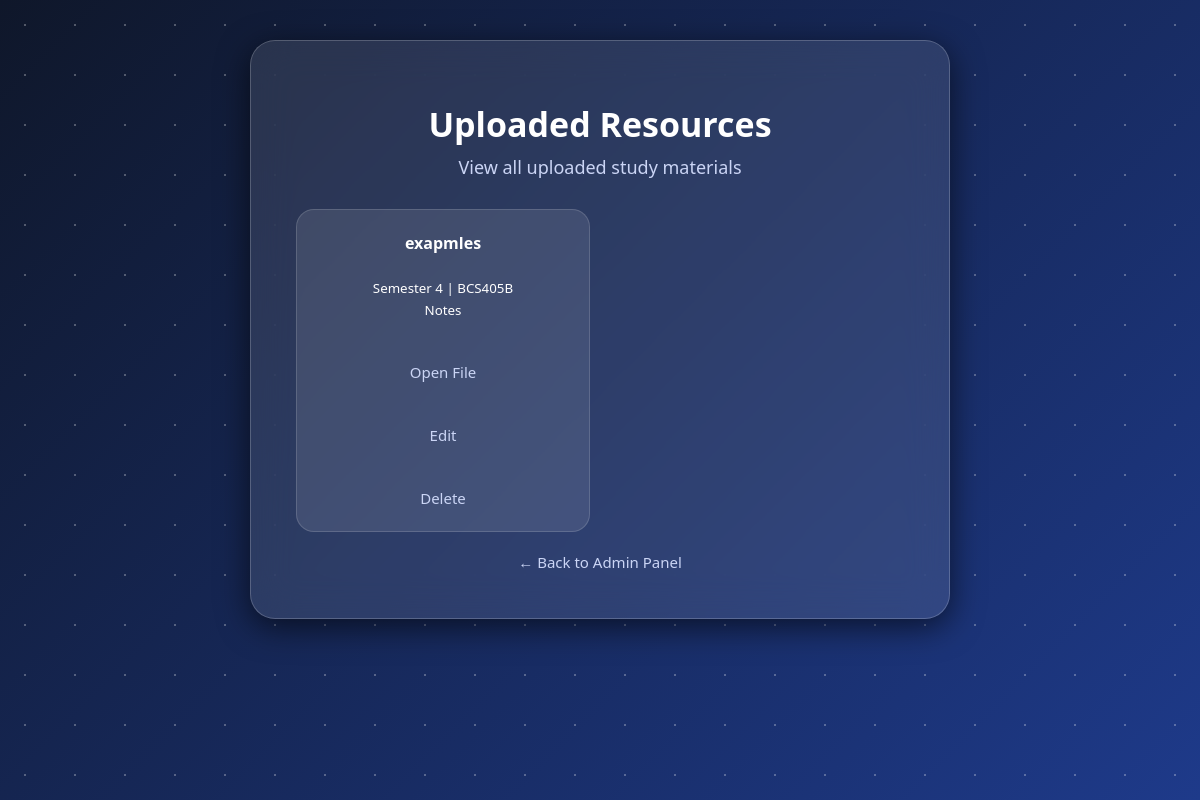
The app's page /admin-resources, older data.
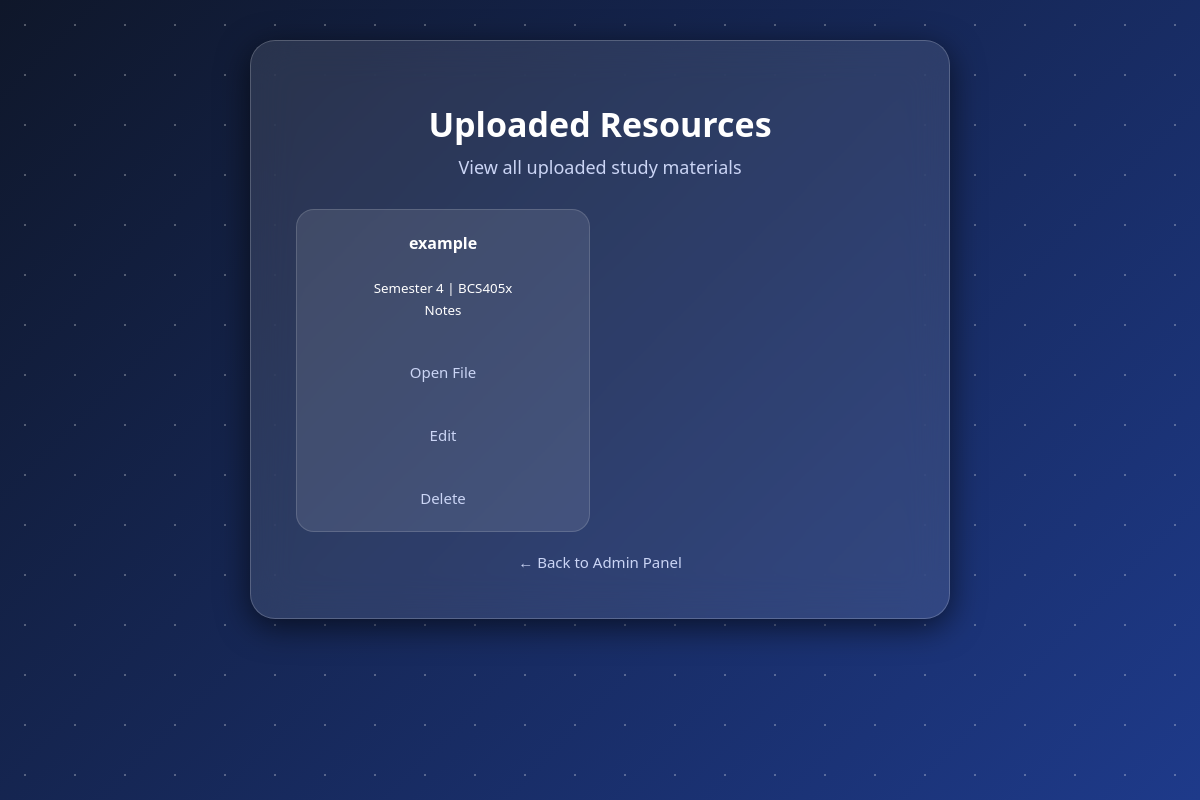
The same page, newer data.
### tables this page shows
CREATE TABLE materials (
            id INTEGER PRIMARY KEY AUTOINCREMENT,
            title TEXT,
            semester TEXT,
            subject TEXT,
            resource_type TEXT,
            filename TEXT
        );

### app.py (the view)
@app.route("/admin-resources")
def admin_resources():
    conn = sqlite3.connect("database.db")
    cursor = conn.cursor()
    cursor.execute("""
        SELECT id, title, semester, subject, resource_type, filename
        FROM materials
    """)
    materials = cursor.fetchall()
    conn.close()
    return render_template("admin-resources.html", materials=materials)

### templates/admin-resources.html (shortened to what this page needs)
<!DOCTYPE html>
<html lang="en">
<head>
<link rel="stylesheet" href="{{ url_for('static', filename='style.css') }}">
</head>
<body>
<div class="particles"></div>
<div class="admin-panel-card">
    <h2>Uploaded Resources</h2>
    <p class="tagline">View all uploaded study materials</p>
    <div class="admin-options">
        {% for item in materials %}
        <div class="admin-option-card">
            <strong>{{ item[1] }}</strong>
            <br><br>
            <small>
                {{ item[2] }} | {{ item[3] }}
                <br>
                {{ item[4] }}
            </small>
            <br><br>
            <a href="{{ url_for('static', filename='uploads/' + item[5]) }}"
               target="_blank"
               class="back-link">
               Open File
            </a>
            <br><br>
            <a href="/edit-material/{{ item[0] }}" class="back-link">
                Edit
            </a>
            <br><br>
            <a href="/delete-material/{{ item[0] }}"
               class="back-link"
               onclick="return confirm('Are you sure you want to delete this material?')">
               Delete
            </a>
        </div>
        {% endfor %}
    </div>
    <a href="/admin-panel" class="back-link">
        ← Back to Admin Panel
    </a>
</div>
</body>
</html>

### static/style.css (style rules this page uses)
* { margin:0; padding:0; box-sizing:border-box; }
body { font-family:'Segoe UI',sans-serif; min-height:100vh; overflow-x:hidden; overflow-y:auto; display:flex; justify-content:center; align-items:flex-start; background:linear-gradient( 135deg, #0f172a, #1e3a8a ); padding:40px 0; }
.particles { position:absolute; top:0; left:0; width:100%; height:100%; overflow:hidden; z-index:0; }
.particles::before, .particles::after { content:""; position:absolute; width:200%; height:200%; background-image: radial-gradient( white 1px, transparent 1px ); background-size:50px 50px; opacity:.15; animation:moveParticles 20s linear infinite; }
.tagline { color:#cbd5f5; font-size:18px; margin-bottom:15px; }
.back-link { display:inline-block; margin-top:20px; color:#cbd5f5; text-decoration:none; font-size:15px; }
.admin-panel-card { position:relative; z-index:1; width:700px; background:rgba(255,255,255,.10); backdrop-filter:blur(20px); -webkit-backdrop-filter:blur(20px); border:1px solid rgba(255,255,255,.2); padding:45px; border-radius:25px; text-align:center; box-shadow:0 8px 32px rgba(0,0,0,.6); animation:fadeUp 1.3s ease; }
.admin-panel-card h2 { color:white; font-size:34px; margin:15px 0 8px; }
.admin-options { margin-top:30px; display:grid; grid-template-columns:repeat(2, 1fr); gap:20px; }
.admin-option-card { text-decoration:none; padding:22px; border-radius:18px; background:rgba(255,255,255,.10); border:1px solid rgba(255,255,255,.15); color:white; font-size:16px; transition:.3s; }

Row changes from the older to the newer data that the page shows:
removed materials: title "exapmles", semester "Semester 4", subject "BCS405B", resource_type "Notes"
added materials: title "example", semester "Semester 4", subject "BCS405x", resource_type "Notes"
